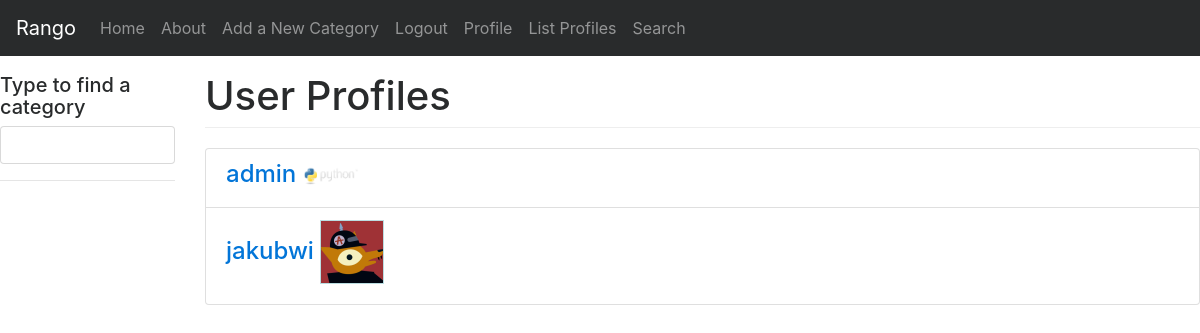
/rango/profiles/ (signed in), run on the app's committed database.
### rango/models.py (models this page shows, shortened)
class UserProfile(models.Model):
    user = models.OneToOneField(User, on_delete=models.CASCADE)
    website = models.URLField(blank=True)
    picture = models.ImageField(upload_to='profile_images', blank=True)

### rango/views.py (the view)
# urls.py: path('profiles/', views.list_profiles, name='list_profiles'),
@login_required
def list_profiles(request):
    userprofile_list = UserProfile.objects.all()
    return render(request, 'rango/list_profiles.html', {'userprofile_list': userprofile_list})

### rango/templatetags/rango_template_tags.py (called while the page is built)
@register.inclusion_tag('rango/cats.html')
def get_category_list(cat=None):
    return {'cats': Category.objects.all(),
            'act_cat': cat}

### templates/rango/list_profiles.html (shortened to what this page needs)
{% extends 'rango/base.html' %}
{% load staticfiles %}
{% block body_block %}
<br />
<h1>User Profiles</h1>
<div class="panel">
    {% if userprofile_list %}
    <div class="panel-heading">
        <div class="panel-body">
            <div class="list-group">
                {% for listuser in userprofile_list %}
                <div class="list-group-item">
                    <h4 class="list-group-item-heading">
                        <a href="{% url 'rango:profile' listuser.user.username %}">{{ listuser.user.username }}</a>
                            {% if listuser.user.userprofile.picture %}
                                <img src="{{ MEDIA_URL }}{{ listuser.user.userprofile.picture }}" width="64" alt="{{ listuser.user.username }}" />
                            {% else %}
                                <img src="{{ MEDIA_URL}}diobel.jpg" width="64" alt="{{ listuser.user.username }}" />
                            {% endif %}
                    </h4>
                </div>
                {% endfor %}
            </div>
        </div>
    </div>
    {% else %}
        <p>There are no users on this page!</p>
    {% endif %}
</div>
{% endblock %}

### static/dashboard.css (style rules this page uses)
body { padding-top: 50px; }
h1 { margin-bottom: 20px; padding-bottom: 9px; border-bottom: 1px solid #eee; }

### data on the page
UserProfile: user.username "admin", user.userprofile.picture (picture)
UserProfile: user.username "jakubwi", user.userprofile.picture (picture)
